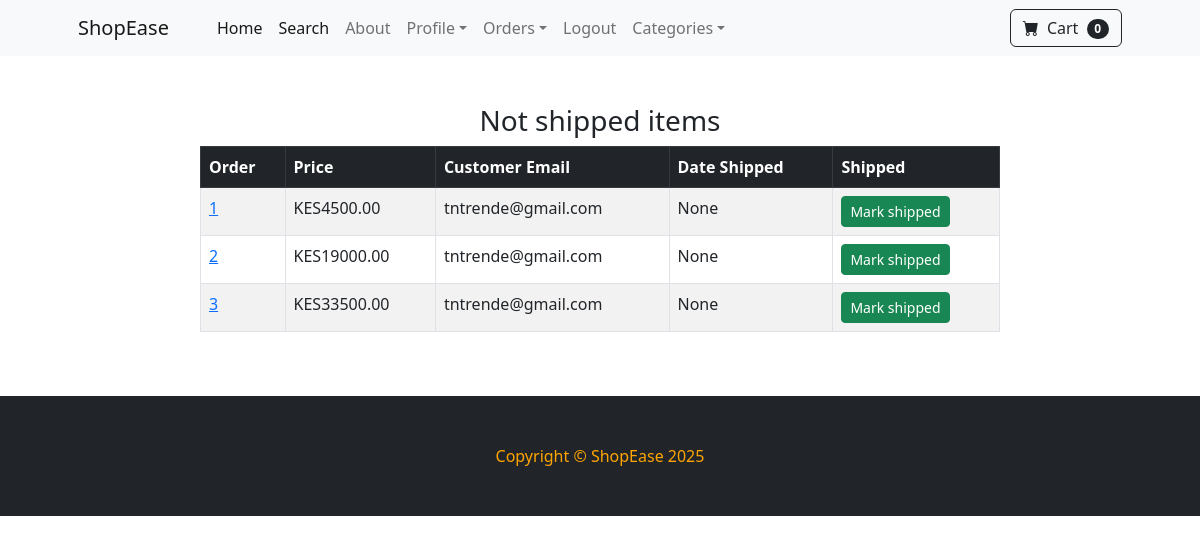
Page /payment/dash_not_shipped (signed in) on the earlier database version.
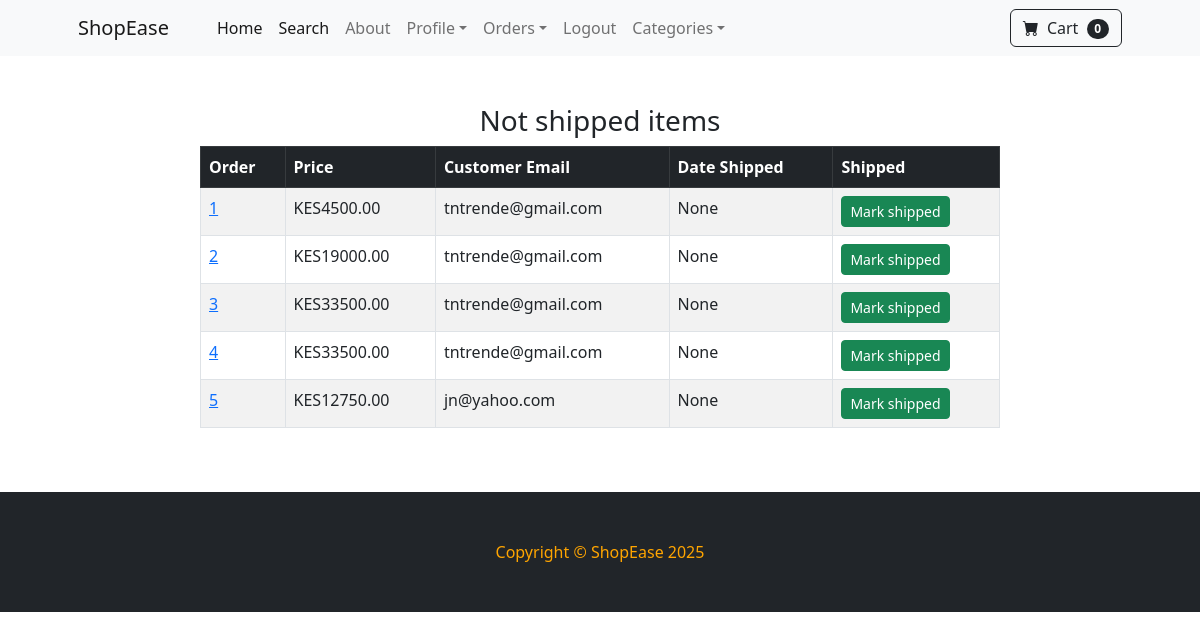
Same page on the later database version.
### payment/models.py (models this page shows, shortened)
class Order(models.Model):
    user = models.ForeignKey(User, on_delete=models.CASCADE, null=True, blank=True)
    full_name = models.CharField(max_length=300)
    email = models.EmailField(max_length=300)
    shipping_address = models.TextField(max_length=14000)
    amount_paid = models.DecimalField(max_digits=8, decimal_places=2)
    date_ordered = models.DateTimeField(auto_now_add=True)
    shipped = models.BooleanField(default=False)
    date_shipped = models.DateTimeField(blank=True, null=True)
    shipped = models.BooleanField(default=False)

### payment/views.py (the view)
# urls.py: path('dash_not_shipped', views.dash_not_shipped, name='dash_not_shipped'),
def dash_not_shipped(request):
    if request.user.is_authenticated and request.user.is_superuser:
        orders = Order.objects.filter(shipped=False)
        return render(request, "payment/dash_not_shipped.html", {"orders":orders})
    else:
        messages.success(request, "Access denied!")
        return redirect('home')

### cart/cart.py (called while the page is built)
    def __len__(self):
        return len(self.cart)

### cart/context_processors.py (called while the page is built)
def cart(request):
    return {'cart': Cart(request)}

### payment/templates/payment/dash_not_shipped.html (shortened to what this page needs)
{% extends 'foundation.html' %}
{% block content %}
        <div class="containter">
            <div class="row">
                <center>
                    <div class="col-8">
                    <br/><br/>
<h3>Not shipped items</h3>
<table class="table table-striped table-hover table-bordered">
  <thead class="table-dark">
    <tr>
      <th scope="col">Order</th>
      <th scope="col">Price</th>
      <th scope="col">Customer Email</th>
      <th scope="col">Date Shipped</th>
      <th scope="col">Shipped</th>
    </tr>
  </thead>
  <tbody>
    {% for item in orders %}
    <tr>
      <td><a href="{% url 'orders' item.id %}">{{ item.id }}</a></td>
      <td>KES{{ item.amount_paid }}</td>
      <td>{{ item.email }}</td>
      <td>{{ item.date_shipped }}</td>
       <td>
        <form method="POST">
          <button type="Submit" class="btn btn-success btn-sm">Mark shipped</button>
        </form>
      </td>
    </tr>
    {% endfor %}
  </tbody>
</table>
<br/><br/>
                    </div>
                </center>
            </div>
        </div>
{% endblock%}

### store/templates/foundation.html (shortened to what this page needs)
{% load static %}
<!DOCTYPE html>
<html lang="en">
    <head>
        <link href="https://cdn.jsdelivr.net/npm/bootstrap-icons@1.5.0/font/bootstrap-icons.css" rel="stylesheet" />
        <link href="{% static 'css/styles.css' %}" rel="stylesheet" />
    </head>
    <body>
        {% include 'navbar.html' %}
        {% block content %}
        {% endblock %}
        <footer class="py-5 bg-dark">
            <div class="container"><p class="m-0 text-center text-white" style="color: orange !important;">Copyright &copy; ShopEase 2025</p></div>
        </footer>
    </body>
</html>

### store/templates/navbar.html (shortened to what this page needs)
        <nav class="navbar navbar-expand-lg navbar-light bg-light">
            <div class="container px-4 px-lg-5">
                <a class="navbar-brand" href="{% url 'home' %}">ShopEase</a>
                <div class="collapse navbar-collapse" id="navbarSupportedContent">
                    <ul class="navbar-nav me-auto mb-2 mb-lg-0 ms-lg-4">
                        <li class="nav-item"><a class="nav-link active" aria-current="page" href="{% url 'home' %}">Home</a></li>
                        <li class="nav-item"><a class="nav-link active" aria-current="page" href="{% url 'search' %}">Search</a></li>
                        <li class="nav-item"><a class="nav-link" href="{% url 'about' %}">About</a></li>
                        {% if user.is_authenticated %}
			    <li class="nav-item dropdown">
				<a class="nav-link dropdown-toggle" id="navbarDropdown" href="#" role="button" data-bs-toggle="dropdown" aria-expanded="false">Profile</a>
			    </li>
                            {% if user.is_superuser %}
			    <li class="nav-item dropdown">
				<a class="nav-link dropdown-toggle" id="navbarDropdown" href="#" role="button" data-bs-toggle="dropdown" aria-expanded="false">Orders</a>
			    </li>
                            {% endif %}
                        <li class="nav-item"><a class="nav-link" href="{% url 'logout' %}">Logout</a></li>
                        {% else %}
                        <li class="nav-item"><a class="nav-link" href="{% url 'login' %}">Login</a></li>
                        <li class="nav-item"><a class="nav-link" href="{% url 'register' %}">Register</a></li>
                        {% endif %}
                        <li class="nav-item dropdown">
                            <a class="nav-link dropdown-toggle" id="navbarDropdown" href="#" role="button" data-bs-toggle="dropdown" aria-expanded="false">Categories</a>
                        </li>
                    </ul>
                    <form class="d-flex">
                        <a href="{% url 'cart_summary' %}" class="btn btn-outline-dark"><i class="bi-cart-fill me-1"></i>
                            Cart
                            <span class="badge bg-dark text-white ms-1 rounded-pill" id="cart_number">{{ cart|length }}</span></a>
                    </form>
                </div>
            </div>
        </nav>

Differences in the rows shown:
added Order: id "4", amount_paid "33500.00", email "tntrende@gmail.com", date_shipped "None"
added Order: id "5", amount_paid "12750.00", email "jn@yahoo.com", date_shipped "None"
